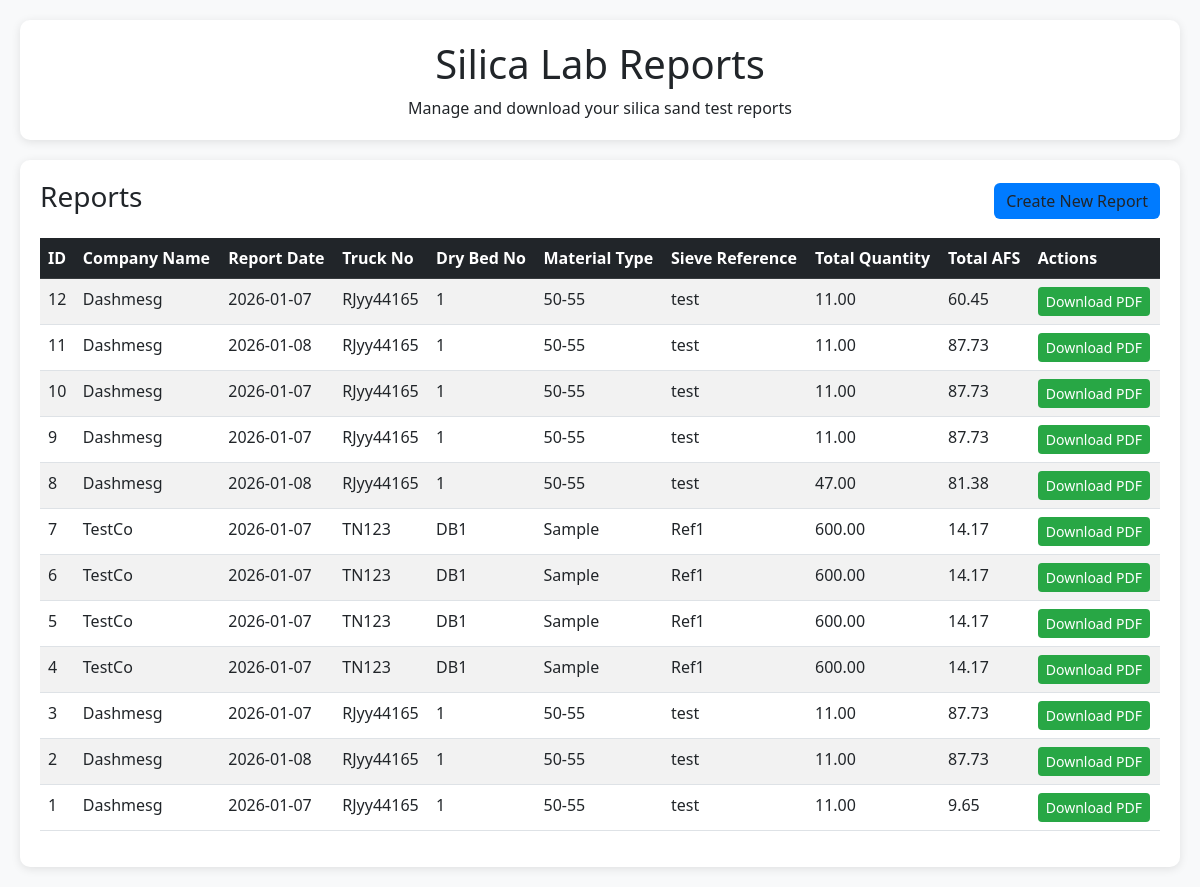
The app's page /office with its own data.
### app/models.py (models this page shows)
class Report(Base):
    __tablename__ = "reports"
    id = Column(Integer, primary_key=True, index=True)
    company_name = Column(String, nullable=False)
    report_date = Column(Date, nullable=False)
    truck_no = Column(String, nullable=False)
    dry_bed_no = Column(String, nullable=False)
    material_type = Column(String, nullable=False)
    sieve_reference = Column(String, nullable=False)
    total_quantity = Column(Float, default=0)
    total_afs = Column(Float, default=0)
    sieves = relationship(
        "SieveResult",
        back_populates="report",
        cascade="all, delete-orphan"
    )

### app/main.py (the view)
@app.get("/office")
def office_reports(request: Request, db: Session = Depends(get_db)):
    reports_list = db.query(models.Report).order_by(models.Report.id.desc()).all()
    return templates.TemplateResponse(
        "reports_list.html",
        {"request": request, "reports": reports_list}
    )

### app/templates/reports_list.html (shortened to what this page needs)
<!DOCTYPE html>
<html lang="en">
<head>
    <link href="https://cdn.jsdelivr.net/npm/bootstrap@5.3.0/dist/css/bootstrap.min.css" rel="stylesheet">
</head>
<body>
    <div class="container">
        <div class="header">
            <h1>Silica Lab Reports</h1>
            <p class="mb-0">Manage and download your silica sand test reports</p>
        </div>
        <div class="table-container">
            <div class="d-flex justify-content-between align-items-center mb-3">
                <h3>Reports</h3>
                <a href="/form" class="btn btn-create">Create New Report</a>
            </div>
            {% if reports %}
            <div class="table-responsive">
                <table class="table table-striped table-hover">
                    <thead class="table-dark">
                        <tr>
                            <th>ID</th>
                            <th>Company Name</th>
                            <th>Report Date</th>
                            <th>Truck No</th>
                            <th>Dry Bed No</th>
                            <th>Material Type</th>
                            <th>Sieve Reference</th>
                            <th>Total Quantity</th>
                            <th>Total AFS</th>
                            <th>Actions</th>
                        </tr>
                    </thead>
                    <tbody>
                        {% for report in reports %}
                        <tr>
                            <td>{{ report.id }}</td>
                            <td>{{ report.company_name }}</td>
                            <td>{{ report.report_date.strftime('%Y-%m-%d') }}</td>
                            <td>{{ report.truck_no }}</td>
                            <td>{{ report.dry_bed_no }}</td>
                            <td>{{ report.material_type }}</td>
                            <td>{{ report.sieve_reference }}</td>
                            <td>{{ "%.2f"|format(report.total_quantity) }}</td>
                            <td>{{ "%.2f"|format(report.total_afs) }}</td>
                            <td><a href="/reports/{{ report.id }}/pdf" class="btn btn-download btn-sm" target="_blank">Download PDF</a></td>
                        </tr>
                        {% endfor %}
                    </tbody>
                </table>
            </div>
            {% else %}
            <div class="text-center py-5">
                <h4>No reports found</h4>
                <p>Start by creating your first report.</p>
                <a href="/form" class="btn btn-create">Create New Report</a>
            </div>
            {% endif %}
        </div>
    </div>
</body>
</html>

### app/templates/reports_list.html (style rules this page uses)
body { background-color: #f8f9fa; }
.container { max-width: 1400px; margin: 0 auto; padding: 20px; }
.header { background: white; padding: 20px; border-radius: 10px; box-shadow: 0 2px 10px rgba(0,0,0,0.1); margin-bottom: 20px; text-align: center; }
.table-container { background: white; padding: 20px; border-radius: 10px; box-shadow: 0 2px 10px rgba(0,0,0,0.1); }
.btn-download { background: #28a745; border: none; color: white; }
.btn-create { background: #007bff; border: none; }

### records on screen
Report: id "12", company_name "Dashmesg", report_date "2026-01-07", truck_no "RJyy44165", dry_bed_no "1", material_type "50-55", sieve_reference "test", total_quantity "11.00", total_afs "60.45"
Report: id "11", company_name "Dashmesg", report_date "2026-01-08", truck_no "RJyy44165", dry_bed_no "1", material_type "50-55", sieve_reference "test", total_quantity "11.00", total_afs "87.73"
Report: id "10", company_name "Dashmesg", report_date "2026-01-07", truck_no "RJyy44165", dry_bed_no "1", material_type "50-55", sieve_reference "test", total_quantity "11.00", total_afs "87.73"
Report: id "9", company_name "Dashmesg", report_date "2026-01-07", truck_no "RJyy44165", dry_bed_no "1", material_type "50-55", sieve_reference "test", total_quantity "11.00", total_afs "87.73"
Report: id "8", company_name "Dashmesg", report_date "2026-01-08", truck_no "RJyy44165", dry_bed_no "1", material_type "50-55", sieve_reference "test", total_quantity "47.00", total_afs "81.38"
Report: id "7", company_name "TestCo", report_date "2026-01-07", truck_no "TN123", dry_bed_no "DB1", material_type "Sample", sieve_reference "Ref1", total_quantity "600.00", total_afs "14.17"
Report: id "6", company_name "TestCo", report_date "2026-01-07", truck_no "TN123", dry_bed_no "DB1", material_type "Sample", sieve_reference "Ref1", total_quantity "600.00", total_afs "14.17"
Report: id "5", company_name "TestCo", report_date "2026-01-07", truck_no "TN123", dry_bed_no "DB1", material_type "Sample", sieve_reference "Ref1", total_quantity "600.00", total_afs "14.17"
Report: id "4", company_name "TestCo", report_date "2026-01-07", truck_no "TN123", dry_bed_no "DB1", material_type "Sample", sieve_reference "Ref1", total_quantity "600.00", total_afs "14.17"
Report: id "3", company_name "Dashmesg", report_date "2026-01-07", truck_no "RJyy44165", dry_bed_no "1", material_type "50-55", sieve_reference "test", total_quantity "11.00", total_afs "87.73"
Report: id "2", company_name "Dashmesg", report_date "2026-01-08", truck_no "RJyy44165", dry_bed_no "1", material_type "50-55", sieve_reference "test", total_quantity "11.00", total_afs "87.73"
Report: id "1", company_name "Dashmesg", report_date "2026-01-07", truck_no "RJyy44165", dry_bed_no "1", material_type "50-55", sieve_reference "test", total_quantity "11.00", total_afs "9.65"
